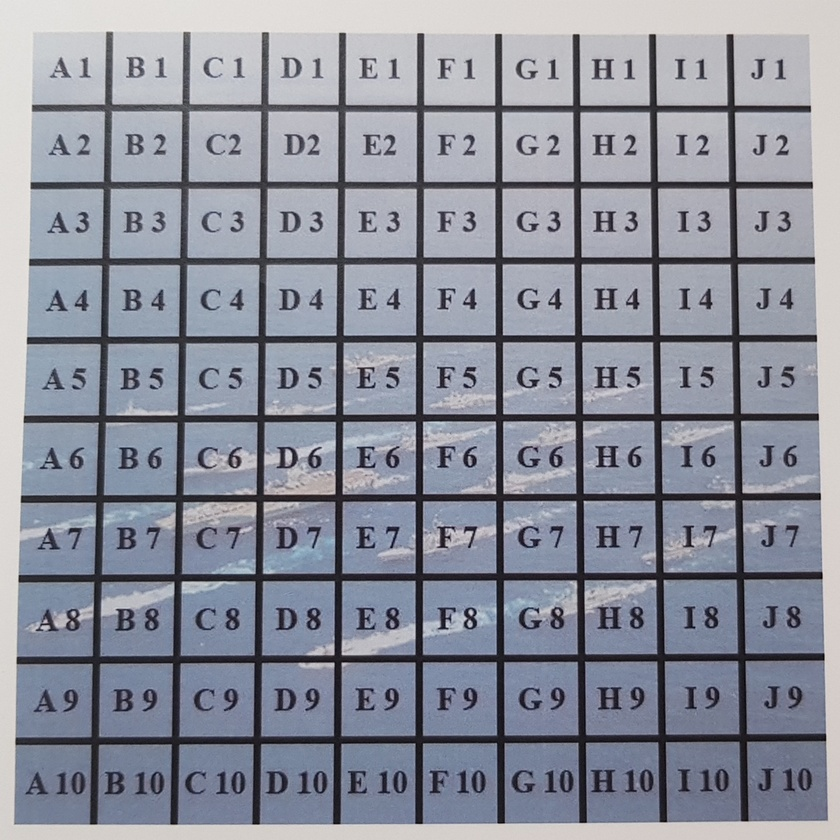
#> input picture field_detection/new_board2.jpg, 840 x 840 px, shrunk from 1440 x 1440 before the run
$ python text_test.py
#> lines starting #> are read from the running program, lines starting #| are printed output that depends on the picture; after the words box and inside, x2 and y2 are one past the last pixel; in counts of white or black regions, pixels touching at a corner belong together
# Import required packages
import cv2
import pytesseract

# Mention the installed location of Tesseract-OCR in your system
pytesseract.pytesseract.tesseract_cmd = 'C:\Program Files\Tesseract-OCR\\tesseract.exe'

# Read image from which text needs to be extracted
# img = cv2.imread("new_board2.jpg")
image = cv2.imread("new_board2.jpg")
#> image is the input picture: shape (840, 840, 3); mean B, G, R 155.2, 143, 139.4

# Preprocessing the image starts

# Convert the image to gray scale
gray = cv2.cvtColor(image, cv2.COLOR_BGR2GRAY)
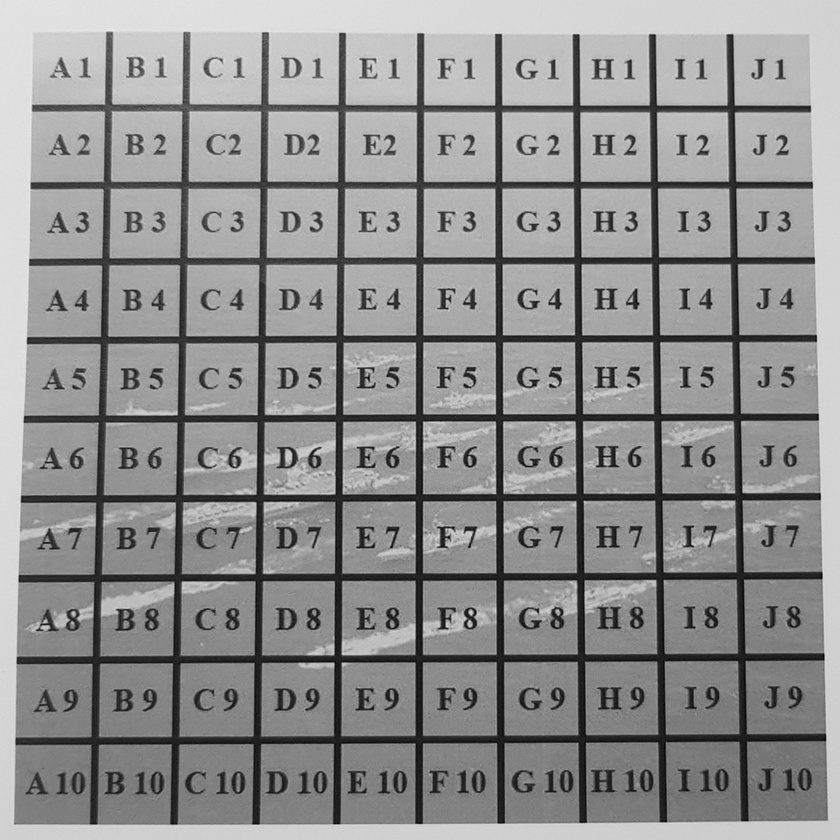
#> gray: shape (840, 840); min 1, max 236, mean 143.3

# Performing OTSU threshold
blur = cv2.GaussianBlur(image,(5,5),0)
ret, thresh1 = cv2.threshold(gray, 0, 255, cv2.THRESH_OTSU | cv2.THRESH_BINARY_INV)
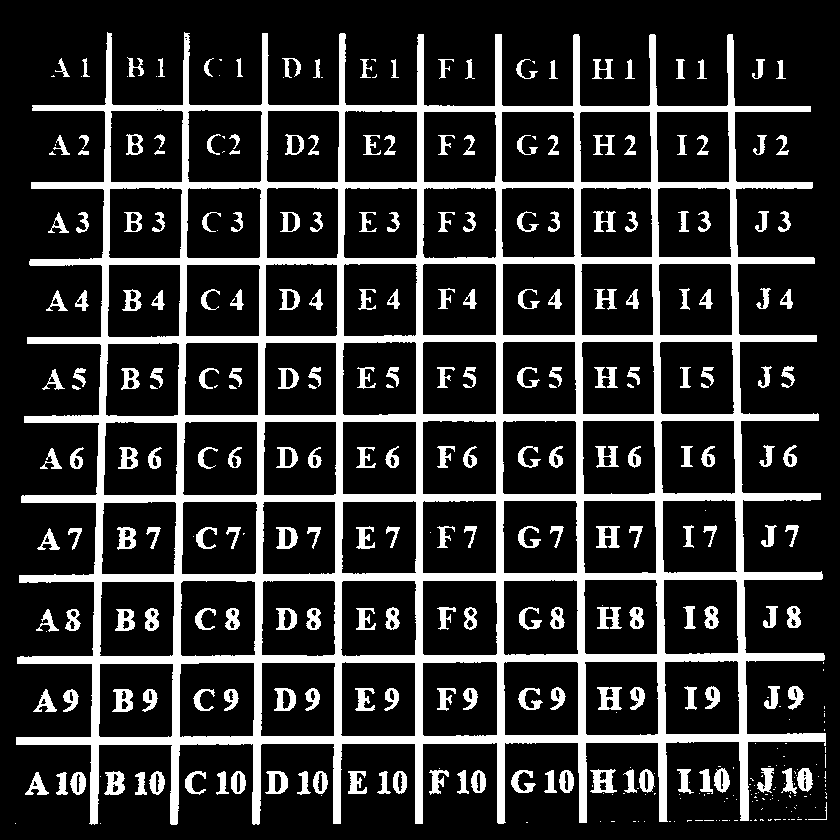
#> thresh1: shape (840, 840); 19.2% white; 364 white regions (141 under 20 px)
#> ret = 108

cv2.imshow('thresh', thresh1)
cv2.waitKey()
# Specify structure shape and kernel size.
# Kernel size increases or decreases the area
# of the rectangle to be detected.
# A smaller value like (10, 10) will detect
# each word instead of a sentence.
rect_kernel = cv2.getStructuringElement(cv2.MORPH_RECT, (1, 1))

# Applying dilation on the threshold image
dilation = cv2.dilate(thresh1, rect_kernel, iterations = 1)

cv2.imshow('thresh', dilation)
cv2.waitKey()

# Finding contours
contours, hierarchy = cv2.findContours(dilation, cv2.RETR_EXTERNAL,
												cv2.CHAIN_APPROX_NONE)
#> contours = 216 contours, 132 with area under 20; largest, box (x1, y1, x2, y2) and area: (16, 32, 826, 825) 426506, (590, 769, 617, 793) 417, (265, 771, 288, 794) 370, (104, 771, 125, 795) 343, (714, 768, 730, 793) 263
#> (the run stopped early here; a loop or call above may not have finished)

$ run again, with field_detection/new_board1.jpg copied over field_detection/new_board2.jpg
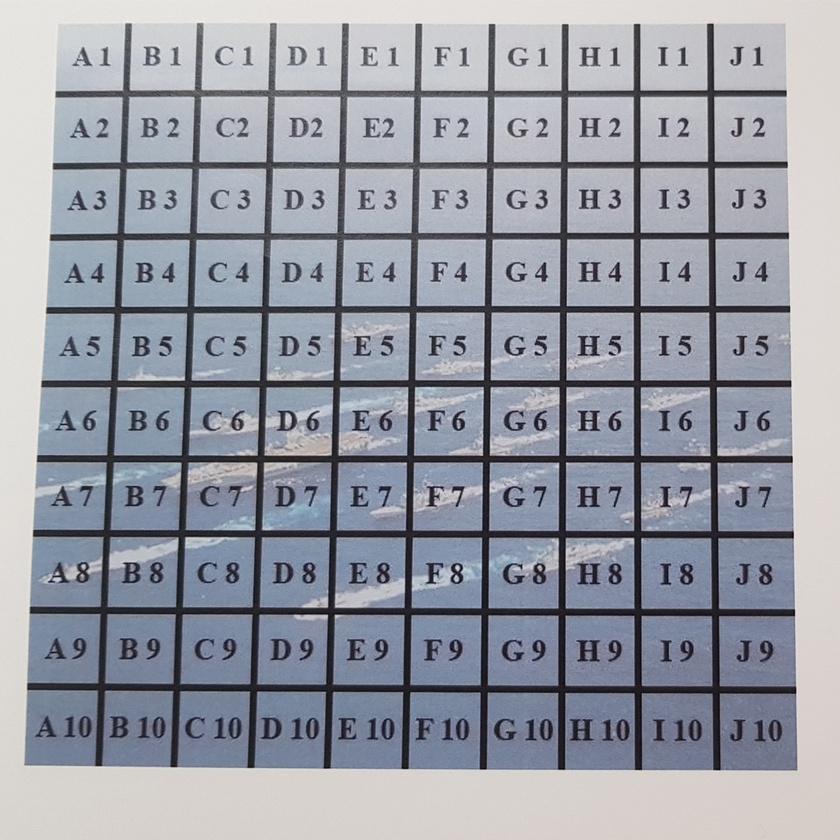
#> input picture field_detection/new_board1.jpg, 840 x 840 px, shrunk from 1440 x 1440 before the run
#> image is the input picture: shape (840, 840, 3); mean B, G, R 164.3, 154.4, 150.8
#> `gray = cv2.cvtColor(image, cv2.COLOR_BGR2GRAY)`:
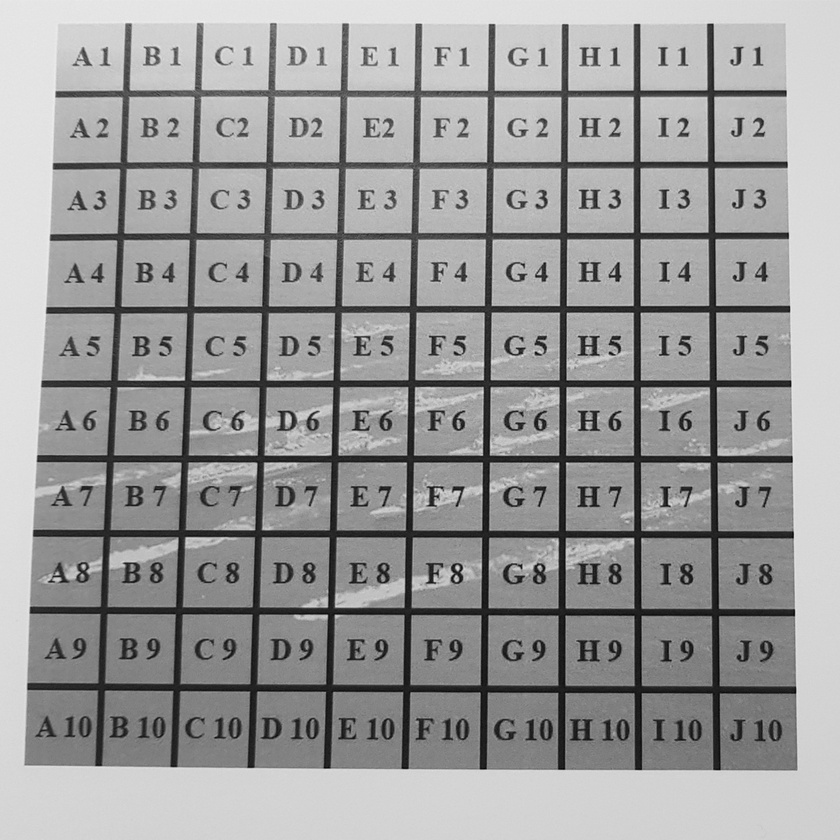
#> gray: shape (840, 840); min 2, max 243, mean 154.4
#> `ret, thresh1 = cv2.threshold(gray, 0, 255, cv2.THRESH_OTSU | cv2.THRES..`:
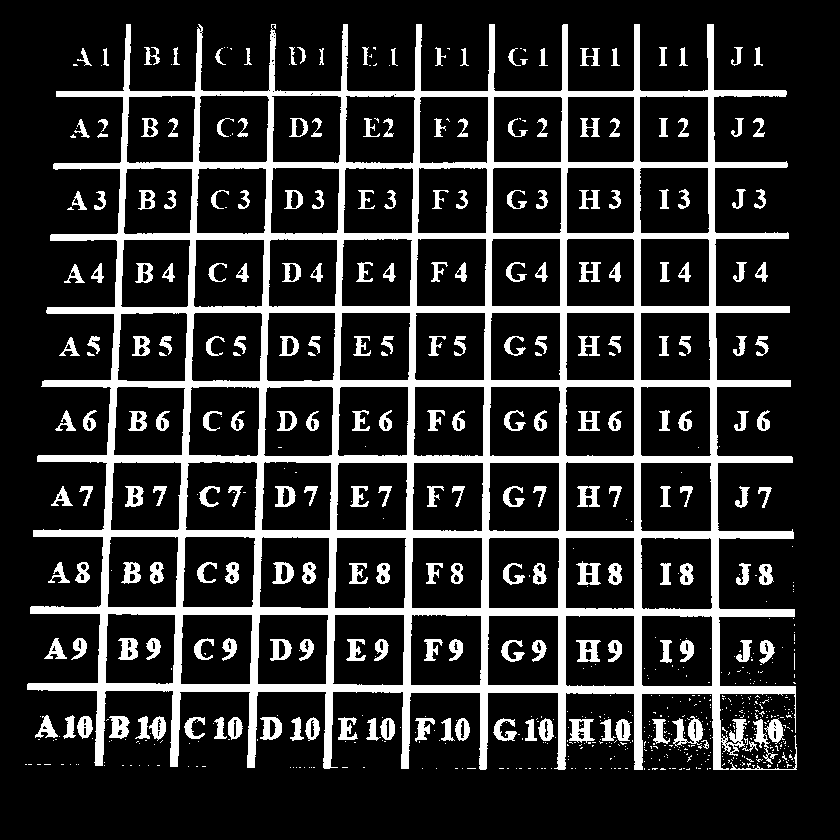
#> thresh1: shape (840, 840); 17.8% white; 710 white regions (488 under 20 px)
#> ret = 116
#> contours = 527 contours, 442 with area under 20; largest, box (x1, y1, x2, y2) and area: (27, 24, 796, 770) 379828, (672, 716, 703, 747) 430, (569, 719, 595, 743) 390, (260, 717, 282, 740) 354, (109, 716, 130, 739) 324
